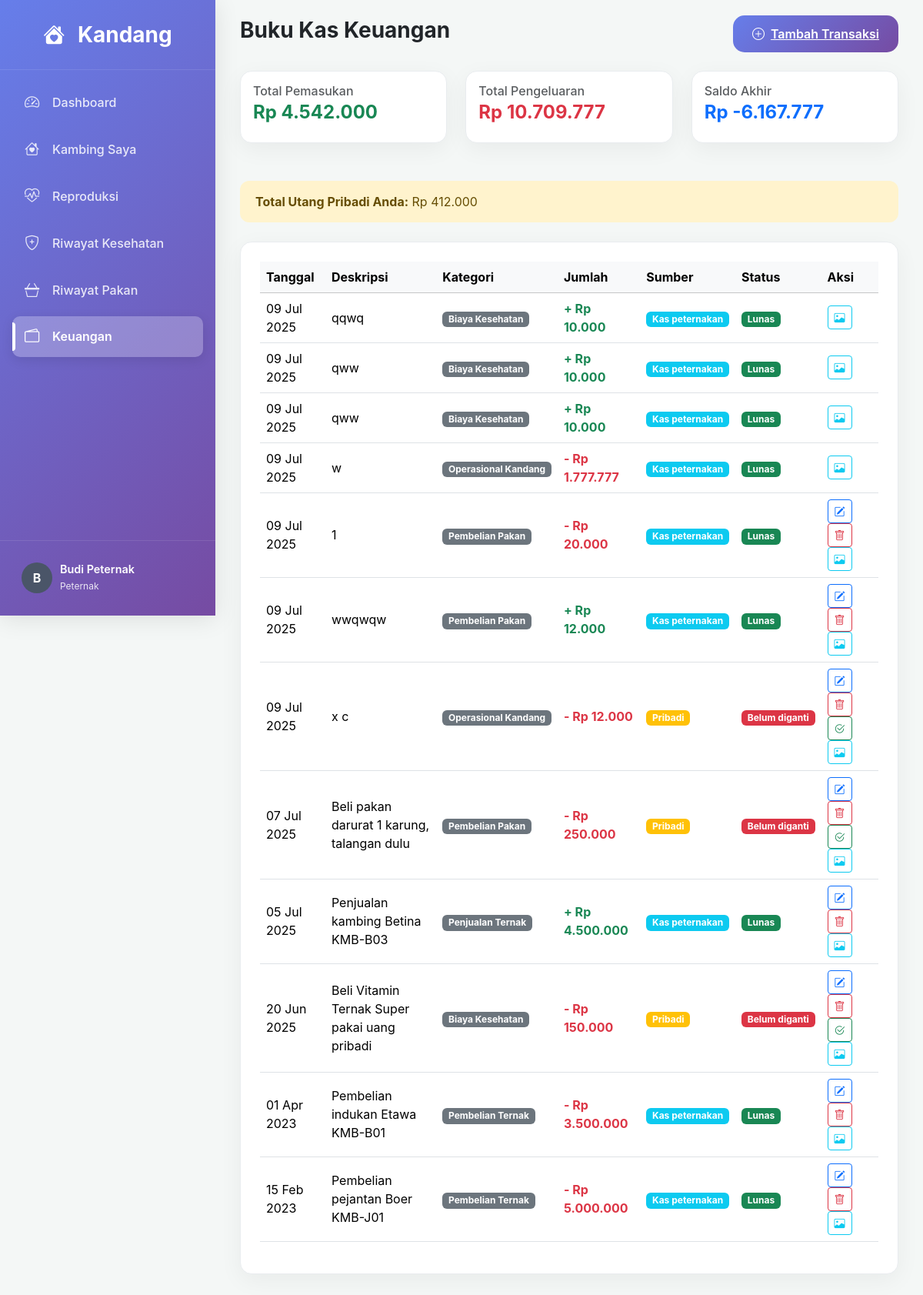
The app's page /views/keuangan_list.php (signed in) with its own data.
### tables this page shows
CREATE TABLE IF NOT EXISTS `keuangan` (
  `id` int NOT NULL AUTO_INCREMENT,
  `id_pengguna` int DEFAULT NULL,
  `jenis` enum('pemasukan','pengeluaran') DEFAULT NULL,
  `jumlah` decimal(12,2) DEFAULT NULL,
  `sumber_dana` enum('kas_peternakan','pribadi') NOT NULL DEFAULT 'kas_peternakan',
  `status_pembayaran` enum('lunas','belum_diganti') NOT NULL DEFAULT 'lunas',
  `id_kategori` int DEFAULT NULL,
  `id_kambing` int DEFAULT NULL,
  `deskripsi` text,
  `tanggal_transaksi` date DEFAULT NULL,
  `bukti` varchar(255) DEFAULT NULL,
  PRIMARY KEY (`id`),
  KEY `id_pengguna` (`id_pengguna`),
  KEY `fk_keuangan_kategori` (`id_kategori`),
  KEY `fk_keuangan_kambing` (`id_kambing`),
  CONSTRAINT `fk_keuangan_kambing` FOREIGN KEY (`id_kambing`) REFERENCES `kambing` (`id`) ON DELETE SET NULL,
  CONSTRAINT `fk_keuangan_kategori` FOREIGN KEY (`id_kategori`) REFERENCES `kategori_keuangan` (`id`) ON DELETE SET NULL,
  CONSTRAINT `keuangan_ibfk_1` FOREIGN KEY (`id_pengguna`) REFERENCES `pengguna` (`id`) ON DELETE CASCADE
);

CREATE TABLE IF NOT EXISTS `kategori_keuangan` (
  `id` int NOT NULL AUTO_INCREMENT,
  `nama` varchar(100) NOT NULL,
  PRIMARY KEY (`id`),
  UNIQUE KEY `nama` (`nama`)
);

### views/keuangan_list.php (the view, shortened to what this page needs)
<?php
require_once '../config/koneksi.php';
$id_pengguna = $_SESSION['user_id'];
$peran_pengguna = $_SESSION['peran'];
$sql = "SELECT k.*, kat.nama AS nama_kategori
        FROM keuangan k
        LEFT JOIN kategori_keuangan kat ON k.id_kategori = kat.id";
$sql .= " ORDER BY k.tanggal_transaksi DESC, k.id DESC";
$result = $koneksi->query($sql);
$total_pemasukan = 0;
$total_pengeluaran = 0;
$total_utang_pribadi = 0;
$data = [];
while ($row = $result->fetch_assoc()) {
    $data[] = $row;
    if ($row['jenis'] == 'pemasukan') {
        $total_pemasukan += $row['jumlah'];
    } else {
        $total_pengeluaran += $row['jumlah'];
    }
    if (
        $row['id_pengguna'] == $id_pengguna &&
        $row['sumber_dana'] == 'pribadi' &&
        $row['status_pembayaran'] == 'belum_diganti'
    ) {
        $total_utang_pribadi += $row['jumlah'];
    }
}
$saldo_akhir = $total_pemasukan - $total_pengeluaran;
?>
<!DOCTYPE html>
<html lang="id">
<head>
    <link href="https://cdn.jsdelivr.net/npm/bootstrap@5.3.3/dist/css/bootstrap.min.css" rel="stylesheet">
    <link href="https://cdn.jsdelivr.net/npm/bootstrap-icons@1.11.3/font/bootstrap-icons.css" rel="stylesheet">
    <link rel="stylesheet" href="./assets/css/style.css">
</head>
<body>
<div class="d-flex">
    <?php include '../includes/sidebar.php'; ?>
    <main class="main-content flex-grow-1">
        <div class="container-fluid">
            <div class="d-flex justify-content-between align-items-center mb-4">
                <h1 class="h3 fw-bold">Buku Kas Keuangan</h1>
                <a href="keuangan_form.php" class="btn-custom">
                    <i class="bi bi-plus-circle me-2"></i>Tambah Transaksi
                </a>
            </div>
            <div class="row mb-4">
                <div class="col-md-4">
                    <div class="card-custom p-3">
                        <h6 class="text-muted mb-1">Total Pemasukan</h6>
                        <h4 class="fw-bold text-success">Rp <?= number_format($total_pemasukan, 0, ',', '.') ?></h4>
                    </div>
                </div>
                <div class="col-md-4">
                    <div class="card-custom p-3">
                        <h6 class="text-muted mb-1">Total Pengeluaran</h6>
                        <h4 class="fw-bold text-danger">Rp <?= number_format($total_pengeluaran, 0, ',', '.') ?></h4>
                    </div>
                </div>
                <div class="col-md-4">
                    <div class="card-custom p-3">
                        <h6 class="text-muted mb-1">Saldo Akhir</h6>
                        <h4 class="fw-bold text-primary">Rp <?= number_format($saldo_akhir, 0, ',', '.') ?></h4>
                    </div>
                </div>
            </div>
            <div class="alert alert-warning">
                <strong>Total Utang Pribadi Anda:</strong> Rp <?= number_format($total_utang_pribadi, 0, ',', '.') ?>
            </div>
            <div class="card-custom desktop-table">
                <div class="card-body-custom">
                    <div class="table-responsive">
                        <table class="table table-hover align-middle">
                            <thead class="table-light">
                                <tr>
                                    <th>Tanggal</th>
                                    <th>Deskripsi</th>
                                    <th>Kategori</th>
                                    <th>Jumlah</th>
                                    <th>Sumber</th>
                                    <th>Status</th>
                                    <th>Aksi</th>
                                </tr>
                            </thead>
                            <tbody>
                                <?php if (count($data) > 0): ?>
                                    <?php foreach ($data as $row): ?>
                                        <tr>
                                            <td><?= date('d M Y', strtotime($row['tanggal_transaksi'])) ?></td>
                                            <td><?= htmlspecialchars($row['deskripsi']) ?></td>
                                            <td><span class="badge bg-secondary"><?= htmlspecialchars($row['nama_kategori']) ?></span></td>
                                            <td>
                                                <?php if ($row['jenis'] == 'pemasukan'): ?>
                                                    <span class="fw-bold text-success">+ Rp <?= number_format($row['jumlah'], 0, ',', '.') ?></span>
                                                <?php else: ?>
                                                    <span class="fw-bold text-danger">- Rp <?= number_format($row['jumlah'], 0, ',', '.') ?></span>
                                                <?php endif; ?>
                                            </td>
                                            <td>
                                                <span class="badge <?= $row['sumber_dana'] == 'pribadi' ? 'bg-warning' : 'bg-info' ?>">
                                                    <?= ucfirst(str_replace('_', ' ', $row['sumber_dana'])) ?>
                                                </span>
                                            </td>
                                            <td>
                                                <span class="badge <?= $row['status_pembayaran'] == 'lunas' ? 'bg-success' : 'bg-danger' ?>">
                                                    <?= ucfirst(str_replace('_', ' ', $row['status_pembayaran'])) ?>
                                                </span>
                                            </td>
                                            <td>
                                                <?php if ($peran_pengguna == 'admin'): ?>
                                                    <a href="keuangan_form.php?id=<?= $row['id'] ?>" class="btn btn-sm btn-outline-primary btn-edit me-1" title="Edit"><i class="bi bi-pencil-square"></i></a>
                                                    <a href="../actions/keuangan_action.php?hapus=<?= $row['id'] ?>" class="btn btn-sm btn-outline-danger btn-delete me-1" onclick="return confirm('Hapus transaksi ini?')" title="Hapus"><i class="bi bi-trash"></i></a>
                                                    <?php if ($row['status_pembayaran'] == 'belum_diganti' && $row['sumber_dana'] == 'pribadi'): ?>
                                                        <form method="post" action="../actions/keuangan_action.php" style="display:inline;">
                                                            <input type="hidden" name="aksi" value="lunas">
                                                            <input type="hidden" name="id" value="<?= $row['id'] ?>">
                                                            <button type="submit" class="btn btn-sm btn-outline-success me-1" onclick="return confirm('Tandai transaksi ini sudah dilunasi?')" title="Tandai Lunas"><i class="bi bi-check2-circle"></i></button>
                                                        </form>
                                                    <?php endif; ?>
                                                <?php elseif ($peran_pengguna == 'peternak' && $row['id_pengguna'] == $id_pengguna): ?>
                                                    <a href="keuangan_form.php?id=<?= $row['id'] ?>" class="btn btn-sm btn-outline-primary btn-edit me-1" title="Edit"><i class="bi bi-pencil-square"></i></a>
                                                    <a href="../actions/keuangan_action.php?hapus=<?= $row['id'] ?>" class="btn btn-sm btn-outline-danger btn-delete me-1" onclick="return confirm('Hapus transaksi ini?')" title="Hapus"><i class="bi bi-trash"></i></a>
                                                    <?php if ($row['status_pembayaran'] == 'belum_diganti' && $row['sumber_dana'] == 'pribadi'): ?>
                                                        <form method="post" action="../actions/keuangan_action.php" style="display:inline;">
                                                            <button type="submit" class="btn btn-sm btn-outline-success me-1" onclick="return confirm('Tandai transaksi ini sudah dilunasi?')" title="Tandai Lunas"><i class="bi bi-check2-circle"></i></button>
                                                        </form>
                                                    <?php endif; ?>
                                                <?php endif; ?>
                                                <?php if (!empty($row['bukti'])): ?>
                                                    <button type="button" class="btn btn-sm btn-outline-info" data-bs-toggle="modal" data-bs-target="#buktiModal<?= $row['id'] ?>" title="Lihat Bukti">
                                                        <i class="bi bi-image"></i>
                                                    </button>
                                                <?php endif; ?>
                                            </td>
                                        </tr>
                                    <?php endforeach; ?>
                                <?php else: ?>
                                    <tr><td colspan="7" class="text-center">Belum ada data transaksi.</td></tr>
                                <?php endif; ?>
                            </tbody>
                        </table>
                    </div>
                </div>
            </div>
        </div>
    </main>
</div>
</body>
</html>

### assets/css/style.css (style rules this page uses)
* { margin: 0; padding: 0; box-sizing: border-box; font-family: 'Inter', sans-serif; }
body { background-color: #f4f7f6; min-height: 100vh; display: flex; }
.card-custom { background: #ffffff; border: 1px solid #e9ecef; border-radius: 15px; box-shadow: 0 8px 30px rgba(0, 0, 0, 0.05); overflow: hidden; margin-bottom: 25px; }
.card-body-custom { padding: 25px; }
.btn-custom { background: linear-gradient(135deg, #667eea, #764ba2); border: none; border-radius: 15px; padding: 12px 25px; font-size: 16px; font-weight: 600; color: white; transition: all 0.3s ease; position: relative; overflow: hidden; }
.btn-custom::before { content: ''; position: absolute; top: 0; left: -100%; width: 100%; height: 100%; background: linear-gradient(90deg, transparent, rgba(255,255,255,0.2), transparent); transition: left 0.5s ease; }
.alert { border: none; border-radius: 12px; padding: 15px 20px; margin-bottom: 25px; }

### views/keuangan_list.php (style rules this page uses)
@media (min-width: 769px) { .desktop-table { display: block !important; } }

### includes/sidebar.php (style rules this page uses)
:root { --sidebar-width: 280px; --sidebar-bg: linear-gradient(135deg, #667eea 0%, #764ba2 100%); --sidebar-text-color: rgba(255, 255, 255, 0.85); --sidebar-text-hover-color: white; --sidebar-item-hover-bg: rgba(255, 255, 255, 0.15); --sidebar-item-active-bg: rgba(255, 255, 255, 0.25); }
.main-content { transition: margin-left 0.3s ease-in-out; padding: 20px; }
@media (min-width: 992px) { .main-content { margin-left: var(--sidebar-width); } }

### records on screen
keuangan: tanggal_transaksi "09 Jul 2025", deskripsi "qqwq", id_kategori.nama "Biaya Kesehatan", jumlah "10.000", sumber_dana "Kas peternakan", status_pembayaran "Lunas"
keuangan: tanggal_transaksi "09 Jul 2025", deskripsi "qww", id_kategori.nama "Biaya Kesehatan", jumlah "10.000", sumber_dana "Kas peternakan", status_pembayaran "Lunas"
keuangan: tanggal_transaksi "09 Jul 2025", deskripsi "qww", id_kategori.nama "Biaya Kesehatan", jumlah "10.000", sumber_dana "Kas peternakan", status_pembayaran "Lunas"
keuangan: tanggal_transaksi "09 Jul 2025", deskripsi "w", id_kategori.nama "Operasional Kandang", jumlah "1.777.777", sumber_dana "Kas peternakan", status_pembayaran "Lunas"
keuangan: tanggal_transaksi "09 Jul 2025", deskripsi "1", id_kategori.nama "Pembelian Pakan", jumlah "20.000", sumber_dana "Kas peternakan", status_pembayaran "Lunas"
keuangan: tanggal_transaksi "09 Jul 2025", deskripsi "wwqwqw", id_kategori.nama "Pembelian Pakan", jumlah "12.000", sumber_dana "Kas peternakan", status_pembayaran "Lunas"
keuangan: tanggal_transaksi "09 Jul 2025", deskripsi "x c", id_kategori.nama "Operasional Kandang", jumlah "12.000", sumber_dana "Pribadi", status_pembayaran "Belum diganti"
keuangan: tanggal_transaksi "07 Jul 2025", deskripsi "Beli pakan darurat 1 karung, talangan dulu", id_kategori.nama "Pembelian Pakan", jumlah "250.000", sumber_dana "Pribadi", status_pembayaran "Belum diganti"
keuangan: tanggal_transaksi "05 Jul 2025", deskripsi "Penjualan kambing Betina KMB-B03", id_kategori.nama "Penjualan Ternak", jumlah "4.500.000", sumber_dana "Kas peternakan", status_pembayaran "Lunas"
keuangan: tanggal_transaksi "20 Jun 2025", deskripsi "Beli Vitamin Ternak Super pakai uang pribadi", id_kategori.nama "Biaya Kesehatan", jumlah "150.000", sumber_dana "Pribadi", status_pembayaran "Belum diganti"
keuangan: tanggal_transaksi "01 Apr 2023", deskripsi "Pembelian indukan Etawa KMB-B01", id_kategori.nama "Pembelian Ternak", jumlah "3.500.000", sumber_dana "Kas peternakan", status_pembayaran "Lunas"
keuangan: tanggal_transaksi "15 Feb 2023", deskripsi "Pembelian pejantan Boer KMB-J01", id_kategori.nama "Pembelian Ternak", jumlah "5.000.000", sumber_dana "Kas peternakan", status_pembayaran "Lunas"

### other values on screen
$label "Dashboard"
$label "Kambing Saya"
$label "Reproduksi"
$label "Riwayat Kesehatan"
$label "Riwayat Pakan"
$label "Keuangan"
substr($nama_pengguna, 0, 1) "B"
$nama_pengguna "Budi Peternak"
$peran "Peternak"
$total_pemasukan "4.542.000"
$total_pengeluaran "10.709.777"
$saldo_akhir "-6.167.777"
$total_utang_pribadi "412.000"
